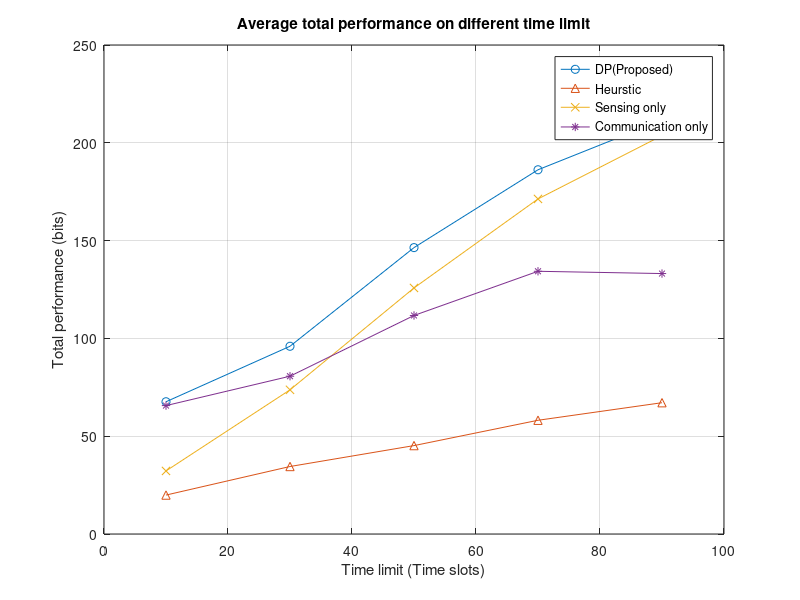
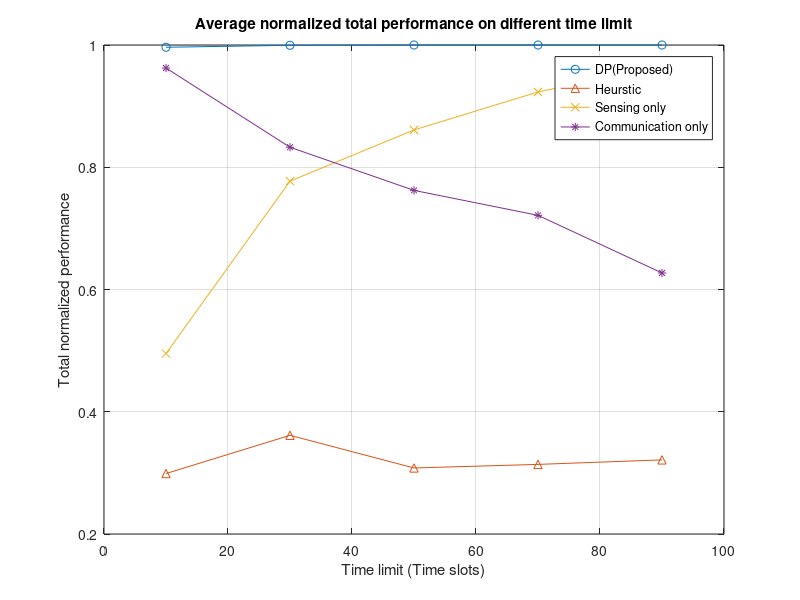
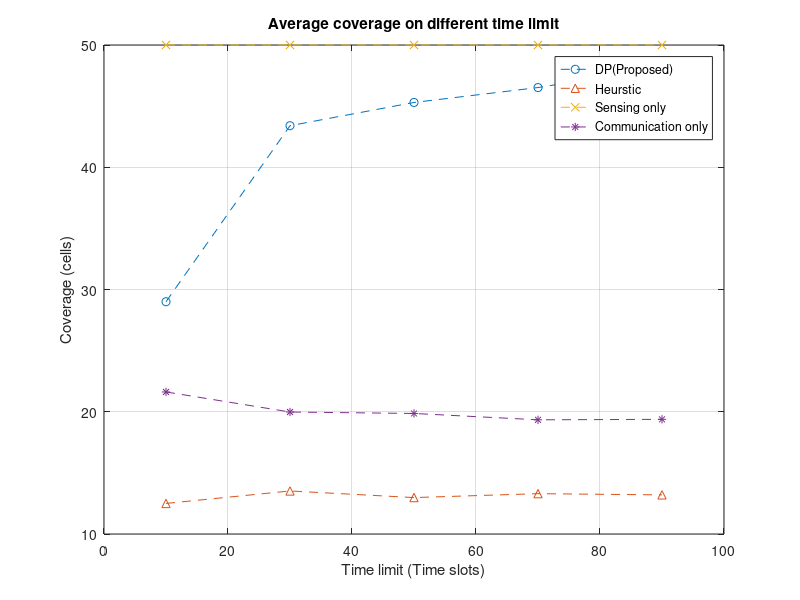
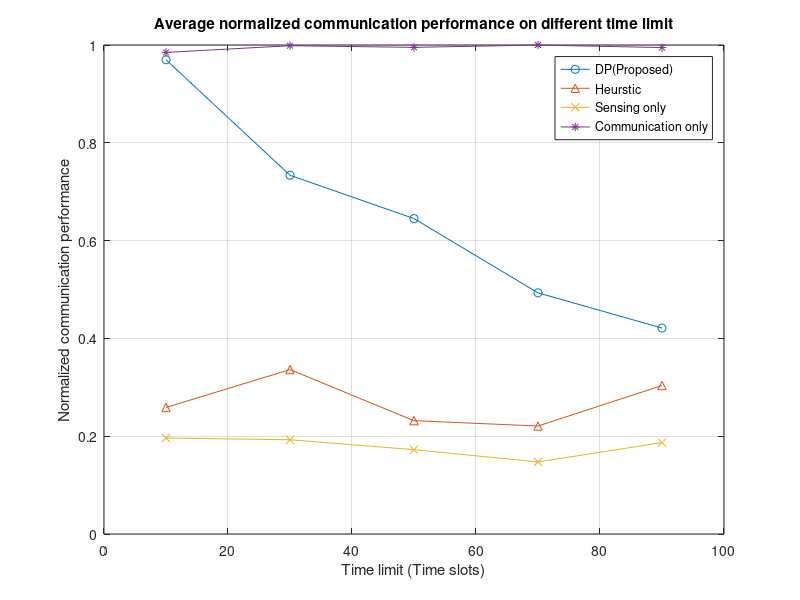

These figures' MATLAB source, in order:
clear all
close all
load('single_different_alpha50.mat')

mean_comm_rate_dp=mean(comm_rate_dp_matrix);
mean_comm_rate_sens=mean(comm_rate_sens_matrix);
mean_comm_rate_comm=mean(comm_rate_comm_matrix);
mean_comm_rate_heu=mean(comm_rate_heu_matrix);




figure()
plot(alpha_row, mean_rate_dp, '-o');
hold on
plot(alpha_row, mean_rate_heu, '-^');
plot(alpha_row, mean_rate_sens, '-x');
plot(alpha_row, mean_rate_comm, '-*');
ylabel('Total performance (bits)')
xlabel('Time limit (Time slots)')
grid on
legend('DP(Proposed)', 'Heurstic', 'Sensing only', 'Communication only')
title("Average total performance on different time limit")

figure()
plot(alpha_row, mean_rate_dp_normalized, '-o');
hold on
plot(alpha_row, mean_rate_heu_normalized, '-^');
plot(alpha_row, mean_rate_sens_normalized, '-x');
plot(alpha_row, mean_rate_comm_normalized, '-*');
xlabel('Time limit (Time slots)')
ylabel('Total normalized performance')
grid on
legend('DP(Proposed)', 'Heurstic', 'Sensing only', 'Communication only')
title("Average normalized total performance on different time limit")

figure()
plot(alpha_row, mean_N_SAR_dp, '--o');
hold on
plot(alpha_row, mean_N_SAR_heu, '--^');
plot(alpha_row, mean_N_SAR_sens, '--x');
plot(alpha_row, mean_N_SAR_comm, '--*');
ylabel('Coverage (cells)')
xlabel('Time limit (Time slots)')
title("Average coverage on different time limit")
grid on
legend('DP(Proposed)', 'Heurstic', 'Sensing only', 'Communication only')

figure()
plot(alpha_row, mean_comm_rate_dp_normalized, '-o');
hold on
plot(alpha_row, mean_comm_rate_heu_normalized, '-^');
plot(alpha_row, mean_comm_rate_sens_nomalized, '-x');
plot(alpha_row, mean_comm_rate_comm_normalized, '-*');
xlabel('Time limit (Time slots)')
ylabel('Normalized communication performance')
title("Average normalized communication performance on different time limit")
grid on
legend('DP(Proposed)', 'Heurstic', 'Sensing only', 'Communication only')

figure()
plot(alpha_row, mean_comm_rate_dp, '-o');
hold on
plot(alpha_row, mean_comm_rate_heu, '-^');
plot(alpha_row, mean_comm_rate_sens, '-x');
plot(alpha_row, mean_comm_rate_comm, '-*');
xlabel('Time limit (Time slots)')
ylabel('Normalized communication performance')
title("Average communication capacity on different time limit")
grid on
legend('DP(Proposed)', 'Heurstic', 'Sensing only', 'Communication only')
